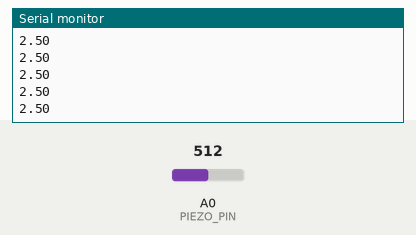
The sketch below on a simulated Arduino Uno, built with avr-gcc and run on an emulated ATmega328P. On the bench: the last lines printed to the serial monitor. The test bench sets the inputs (shaded band); at power-on: A0 (PIEZO_PIN) = 512.

Above: at 1.2 s.
1.3 s: A0 (PIEZO_PIN) set to 716
At 1.9 s:
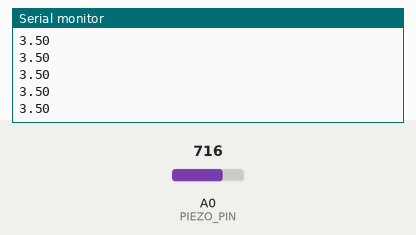
2.8 s: A0 (PIEZO_PIN) set to 900
At 3.4 s:
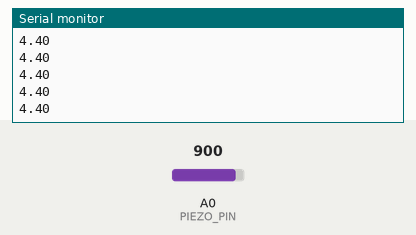
Timing chart, 0 to 5.8 s (numbered marks = the images above; inputs shaded):
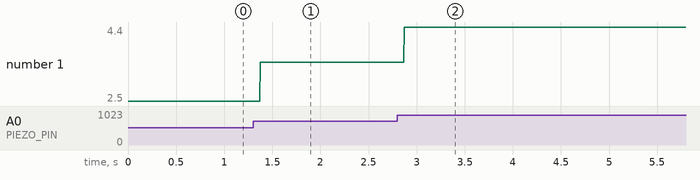

Measured:
- after the input at 1.3 s, the serial monitor: prints a new line after 0.07 s (image 1)
- after the input at 2.8 s, the serial monitor: prints a new line after 0.07 s (image 2)
- plotted number 1: 2.5 → 3.5 after the input at 1.3 s, 3.5 → 4.4 after the input at 2.8 s

The sketch:

knock_sensor_two.ino
```cpp
/******************************************************************************
Piezo_Vibration_Sensor.ino
Example sketch for SparkFun's Piezo Vibration Sensor
  (https://www.sparkfun.com/products/9197)
Jim Lindblom @ SparkFun Electronics
April 29, 2016

- Connect a 1Mohm resistor across the Piezo sensor's pins.
- Connect one leg of the Piezo to GND
- Connect the other leg of the piezo to A0

Vibrations on the Piezo sensor create voltags, which are sensed by the Arduino's
A0 pin. Check the serial monitor to view the voltage generated.

Development environment specifics:
Arduino 1.6.7
******************************************************************************/
const int PIEZO_PIN = A0; // Piezo output

void setup()
{
  Serial.begin(9600);
}

void loop()
{
  // Read Piezo ADC value in, and convert it to a voltage
  int piezoADC = analogRead(PIEZO_PIN);
  float piezoV = piezoADC / 1023.0 * 5.0;
  Serial.println(piezoV); // Print the voltage.
}
```
